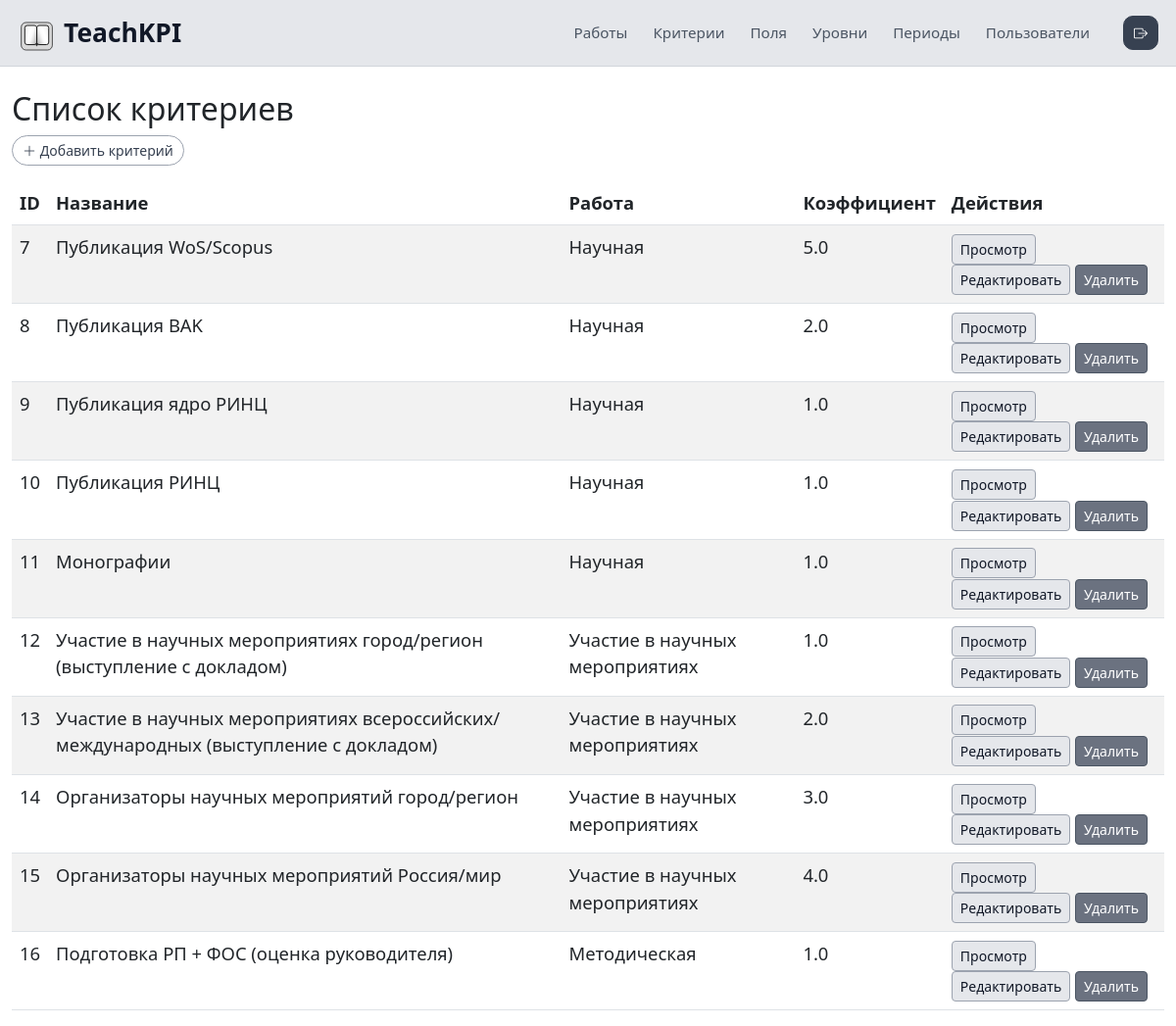
Screenshot of /dashboard/criterions/ (signed in) with the database file from the repository.
### main/models.py (models this page shows, shortened)
class Criterion(models.Model):
    id = models.AutoField(primary_key=True, db_column='ID')
    name = models.CharField(
        max_length=255,
        unique=True,
        db_column='Name',
        verbose_name='Название',
    )
    work = models.ForeignKey(
        Work,
        on_delete=models.CASCADE,
        db_column='WorksID',
        related_name='criterions',
        verbose_name='Работа',
    )
    ratio = models.FloatField(default=1.0, db_column='Ratio', verbose_name='Коэффициент')
    class Meta:
        db_table = 'criterions'

class Work(models.Model):
    id = models.AutoField(primary_key=True, db_column='ID')
    name = models.CharField(max_length=255, unique=True, db_column='Name')
    class Meta:
        db_table = 'Works'

### main/views.py (the view)
# urls.py: path('criterions/', views.CriterionListView.as_view(), name='criterion_list'),
class CriterionListView(AdminRequiredMixin, ListView):
    model = Criterion
    template_name = 'main/criterion/criterion_list.html'
    context_object_name = 'criterions'

### main/views.py (called while the page is built)
def is_admin(user):
    return user.is_authenticated and user.role == 'admin'

    @method_decorator(user_passes_test(is_admin))
    def dispatch(self, *args, **kwargs):
        return super().dispatch(*args, **kwargs)

### main/templates/main/criterion/criterion_list.html
{% extends 'main/base_dashboard.html' %}
{% block content %}
<h2>Список критериев</h2>
<a href="{% url 'criterion_create' %}" class="btn btn-sm btn-icon-outline mb-3">
    <i class="bi bi-plus-lg"></i> Добавить критерий
</a>
<table class="table table-striped">
    <thead>
        <tr>
            <th>ID</th>
            <th>Название</th>
            <th>Работа</th>
            <th>Коэффициент</th>
            <th>Действия</th>
        </tr>
    </thead>
    <tbody>
        {% for criterion in criterions %}
        <tr>
            <td>{{ criterion.id }}</td>
            <td>{{ criterion.name }}</td>
            <td>{{ criterion.work.name }}</td>
            <td>{{ criterion.ratio }}</td>
            <td>
                <a href="{% url 'criterion_detail' criterion.pk %}" class="btn btn-sm btn-info">Просмотр</a>
                <a href="{% url 'criterion_update' criterion.pk %}" class="btn btn-sm btn-warning">Редактировать</a>
                <a href="{% url 'criterion_delete' criterion.pk %}" class="btn btn-sm btn-danger">Удалить</a>
            </td>
        </tr>
        {% empty %}
        <tr>
            <td colspan="5">Нет критериев</td>
        </tr>
        {% endfor %}
    </tbody>
</table>
{% endblock %}

### main/templates/main/base_dashboard.html (style rules this page uses)
body { font-size: 1.15rem; }
.admin-main .btn-icon-outline { border-radius: 999px; padding-inline: 10px; border-color: #9ca3af; color: #374151; background-color: transparent; }
.admin-main .btn-primary, .admin-main .btn-success, .admin-main .btn-info, .admin-main .btn-warning { background-color: #e5e7eb; border-color: #9ca3af; color: #111827; }
.admin-main .btn-danger { background-color: #6b7280; border-color: #4b5563; color: #ffffff; }

### rows the page displays
Criterion: id "7", name "Публикация WoS/Scopus", work.name "Научная", ratio "5.0"
Criterion: id "8", name "Публикация BAK", work.name "Научная", ratio "2.0"
Criterion: id "9", name "Публикация ядро РИНЦ", work.name "Научная", ratio "1.0"
Criterion: id "10", name "Публикация РИНЦ", work.name "Научная", ratio "1.0"
Criterion: id "11", name "Монографии", work.name "Научная", ratio "1.0"
Criterion: id "12", name "Участие в научных мероприятиях город/регион (выступление с докладом)", work.name "Участие в научных мероприятиях", ratio "1.0"
Criterion: id "13", name "Участие в научных мероприятиях всероссийских/международных (выступление с докладом)", work.name "Участие в научных мероприятиях", ratio "2.0"
Criterion: id "14", name "Организаторы научных мероприятий город/регион", work.name "Участие в научных мероприятиях", ratio "3.0"
Criterion: id "15", name "Организаторы научных мероприятий Россия/мир", work.name "Участие в научных мероприятиях", ratio "4.0"
Criterion: id "16", name "Подготовка РП + ФОС (оценка руководителя)", work.name "Методическая", ratio "1.0"
